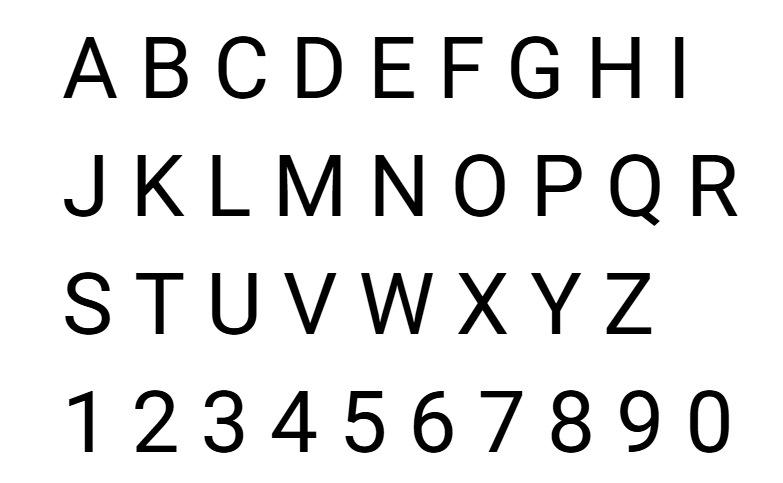
#> input picture coba.PNG, 783 x 483 px, found by its file name
$ jupyter execute --allow-errors main.ipynb
#> lines starting #> are read from the running program, lines starting #| are printed output that depends on the picture; after the words box and inside, x2 and y2 are one past the last pixel; in counts of white or black regions, pixels touching at a corner belong together
[cell 1]
import tensorflow as tf
import numpy as np
import cv2
import matplotlib.pyplot as plt

DIGIT_MODEL_PATH = 'digit_model.keras'
LETTER_MODEL_PATH = 'letter_model.keras'

digit_labels = {i: str(i) for i in range(10)}

letter_labels = {i: chr(ord('A') + i) for i in range(26)}

print("Library dan konfigurasi awal berhasil dimuat.")
print("Pastikan 'digit_model.keras' dan 'letter_model.keras' berada di direktori yang sama.")

#> (a cell that did not finish here is left out)

[cell 3]
def segment_and_predict_sentence(image_path):
    """
    Memuat gambar, melakukan segmentasi karakter, dan memprediksi
    setiap karakter menggunakan kedua model.
    """
#> called with image_path = 'coba.png'

    img = cv2.imread(image_path, cv2.IMREAD_GRAYSCALE)
#> img is the input picture: shape (483, 783); min 0, max 255, mean 229.6
    if img is None:
        print(f"ERROR: Tidak dapat memuat gambar dari path: {image_path}")
        return None

    img_inverted = cv2.bitwise_not(img)
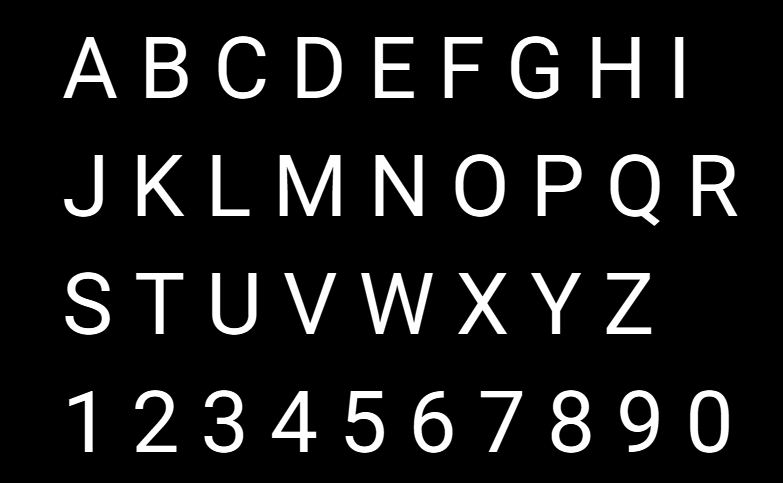
#> img_inverted: shape (483, 783); min 0, max 255, mean 25.4

    _, thresh = cv2.threshold(img_inverted, 0, 255, cv2.THRESH_BINARY + cv2.THRESH_OTSU)
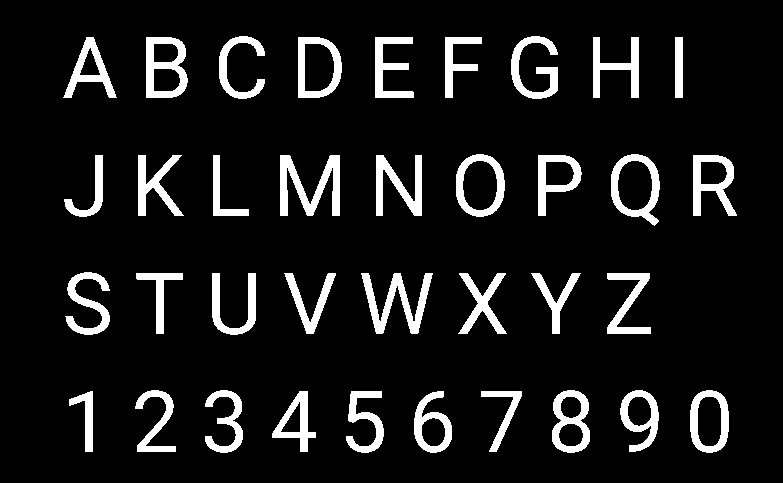
#> thresh: shape (483, 783); 9.9% white; 36 white regions

    contours, _ = cv2.findContours(thresh, cv2.RETR_EXTERNAL, cv2.CHAIN_APPROX_SIMPLE)
#> contours = 36 contours; largest, box (x1, y1, x2, y2) and area: (611, 154, 660, 226) 2532, (456, 154, 505, 217) 2440, (298, 37, 342, 98) 2281, (146, 37, 188, 98) 2216, (690, 390, 729, 453) 2012

    bounding_boxes = []
    for contour in contours:
        x, y, w, h = cv2.boundingRect(contour)
        if w * h > 150:
            bounding_boxes.append((x, y, w, h))
#> this loop made 36 passes
#> (x, y, w, h) on passes 1 to 12: (481, 391, 41, 61), (414, 391, 38, 62), (346, 391, 38, 62), (272, 391, 44, 61), (69, 391, 24, 61), (690, 390, 39, 63), (620, 390, 39, 62), (552, 390, 38, 63), (205, 390, 38, 63), (135, 390, 41, 62), (607, 273, 44, 61), (531, 273, 50, 61)
#> (contour, x, y, w, h) on pass 28: ([[675, 37], [675, 97], [682, 97], [682, 37]], 675, 37, 8, 61)
#> after the loop, bounding_boxes = 36 items, first 6: (481, 391, 41, 61), (414, 391, 38, 62), (346, 391, 38, 62), (272, 391, 44, 61), (69, 391, 24, 61), (690, 390, 39, 63)

    bounding_boxes.sort(key=lambda b: (b[0]))

    predicted_sentence = ""
    img_display = cv2.cvtColor(img, cv2.COLOR_GRAY2BGR)

    print(f"Ditemukan {len(bounding_boxes)} potensi karakter untuk dideteksi.")
#| Ditemukan 36 potensi karakter untuk dideteksi.

    for (x, y, w, h) in bounding_boxes:

        char_image = img_inverted[y:y+h, x:x+w]

        max_dim = max(w, h)
        top = (max_dim - h) // 2
        bottom = max_dim - h - top
        left = (max_dim - w) // 2
        right = max_dim - w - left

        char_padded = cv2.copyMakeBorder(char_image, top + 10, bottom + 10, left + 10, right + 10,
                                        cv2.BORDER_CONSTANT, value=0)

        char_resized = cv2.resize(char_padded, (28, 28), interpolation=cv2.INTER_AREA)

        char_input = char_resized.astype('float32') / 255.0
        char_input = char_input.reshape(1, 28, 28, 1)

        cv2.rectangle(img_display, (x, y), (x + w, y + h), (0, 255, 0), 2)

        digit_probs = digit_model.predict(char_input, verbose=0)[0]
        max_digit_prob = np.max(digit_probs)
        predicted_digit_index = np.argmax(digit_probs)

        letter_probs = letter_model.predict(char_input, verbose=0)[0]
        max_letter_prob = np.max(letter_probs)
        predicted_letter_index = np.argmax(letter_probs)


        if max_digit_prob > max_letter_prob:
            predicted_char = digit_labels[predicted_digit_index]
            confidence = max_digit_prob

        elif predicted_letter_index in letter_labels:
            predicted_char = letter_labels[predicted_letter_index]
            confidence = max_letter_prob

        else:
            predicted_char = '?'
            confidence = 0

        predicted_sentence += predicted_char

        text_to_show = f"{predicted_char} ({confidence:.2f})"
        cv2.putText(img_display, predicted_char, (x, y - 10), cv2.FONT_HERSHEY_SIMPLEX, 0.7, (0, 0, 255), 2)

        print(f"Karakter pada box (x={x}, y={y}):")
        print(f"  > Digit Puncak: {digit_labels[predicted_digit_index]} (Conf: {max_digit_prob:.3f})")
        print(f"  > Letter Puncak: {letter_labels.get(predicted_letter_index, '?')} (Conf: {max_letter_prob:.3f})")
        print(f"  > Pilihan Akhir: {predicted_char}")
#> this loop made 1 pass
#> (x, y, w, h, max_dim, top, bottom, left) on pass 1: (63, 37, 54, 61, 61, 0, 0, 3)
#> pass 1, in segment_and_predict_sentence, `char_image = img_inverted[y:y+h, x:x+w]`:
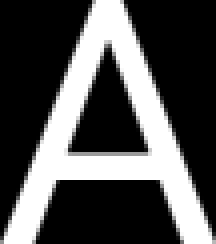
#> char_image: shape (61, 54) (shown 4 times larger); min 0, max 255, mean 81.6
#> pass 1, in segment_and_predict_sentence, `char_padded = cv2.copyMakeBorder(char_image, top + 10, bottom + 10, le..`:
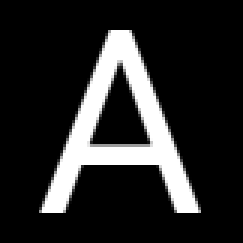
#> char_padded: shape (81, 81) (shown 3 times larger); min 0, max 255, mean 41
#> pass 1, in segment_and_predict_sentence, `char_resized = cv2.resize(char_padded, (28, 28), interpolation=cv2.INT..`:
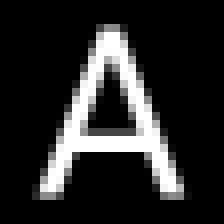
#> char_resized: shape (28, 28) (shown 8 times larger); min 0, max 255, mean 41
#> after the loop:
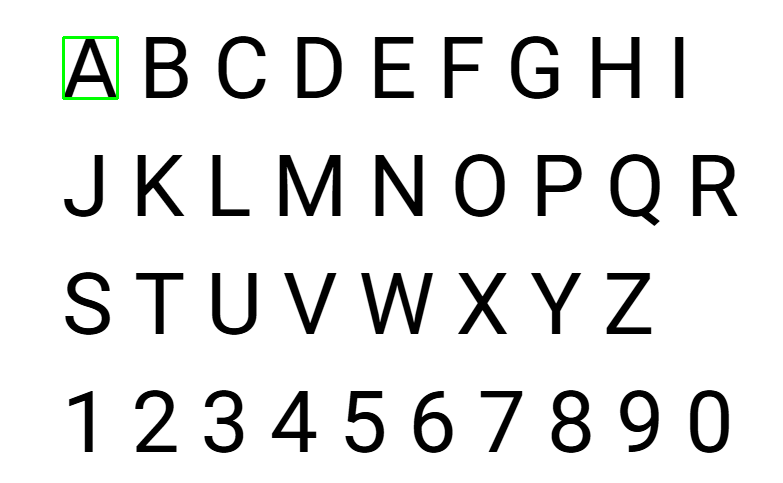
#> img_display: shape (483, 783, 3); 0.18% of pixels changed, all inside (x1, y1, x2, y2) = (62, 36, 119, 100)
#> after the loop, predicted_sentence = ''

    plt.figure(figsize=(12, 6))
    plt.imshow(cv2.cvtColor(img_display, cv2.COLOR_BGR2RGB))
    plt.title(f"Hasil Segmentasi dan Deteksi Karakter (Total: {len(bounding_boxes)})")
    plt.axis('off')
    plt.show()

    return predicted_sentence
